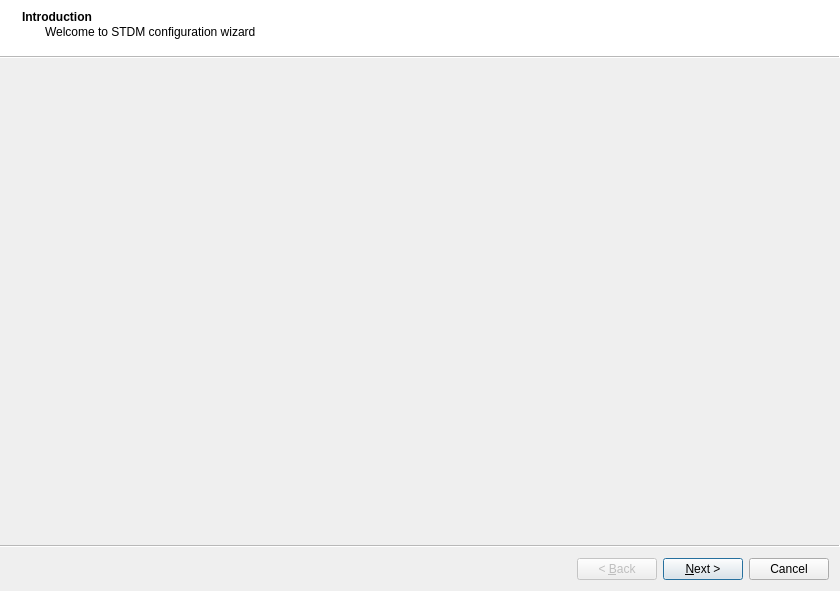
<?xml version="1.0" encoding="UTF-8"?>
<ui version="4.0">
 <class>STDMWizard</class>
 <widget class="QWizard" name="STDMWizard">
  <property name="geometry">
   <rect>
    <x>0</x>
    <y>0</y>
    <width>840</width>
    <height>591</height>
   </rect>
  </property>
  <property name="windowTitle">
   <string>Wizard</string>
  </property>
  <property name="wizardStyle">
   <enum>QWizard::ModernStyle</enum>
  </property>
  <widget class="QWizardPage" name="wizardPage1">
   <property name="styleSheet">
    <string notr="true">background-image: url(:/plugins/stdm/res/image1.png);</string>
   </property>
   <property name="title">
    <string>Introduction</string>
   </property>
   <property name="subTitle">
    <string>Welcome to STDM configuration wizard</string>
   </property>
   <widget class="QLabel" name="label_2">
    <property name="geometry">
     <rect>
      <x>0</x>
      <y>10</y>
      <width>771</width>
      <height>441</height>
     </rect>
    </property>
    <property name="minimumSize">
     <size>
      <width>400</width>
      <height>0</height>
     </size>
    </property>
    <property name="text">
     <string/>
    </property>
    <property name="pixmap">
     <pixmap resource="../resources.qrc">:/plugins/stdm/images/QGIS Splash.png</pixmap>
    </property>
    <property name="scaledContents">
     <bool>true</bool>
    </property>
   </widget>
  </widget>
  <widget class="QWizardPage" name="wizardPage2">
   <property name="font">
    <font>
     <weight>75</weight>
     <bold>true</bold>
    </font>
   </property>
   <property name="title">
    <string>End User License Agreement</string>
   </property>
   <property name="subTitle">
    <string>Read carefully before you proceed</string>
   </property>
   <layout class="QGridLayout" name="gridLayout_2">
    <item row="0" column="0">
     <widget class="QGroupBox" name="groupBox_16">
      <property name="title">
       <string>Terms and Conditions</string>
      </property>
      <layout class="QGridLayout" name="gridLayout_20">
       <item row="2" column="0">
        <widget class="QRadioButton" name="rbAccpt">
         <property name="font">
          <font>
           <pointsize>11</pointsize>
           <weight>75</weight>
           <bold>true</bold>
          </font>
         </property>
         <property name="text">
          <string>I Agree</string>
         </property>
         <property name="checked">
          <bool>false</bool>
         </property>
        </widget>
       </item>
       <item row="2" column="1">
        <widget class="QRadioButton" name="rbReject">
         <property name="font">
          <font>
           <pointsize>11</pointsize>
           <weight>75</weight>
           <bold>true</bold>
          </font>
         </property>
         <property name="text">
          <string>Decline</string>
         </property>
         <property name="checkable">
          <bool>true</bool>
         </property>
         <property name="checked">
          <bool>false</bool>
         </property>
        </widget>
       </item>
       <item row="1" column="0" colspan="2">
        <widget class="QTextEdit" name="txtLicense">
         <property name="font">
          <font>
           <pointsize>14</pointsize>
           <weight>75</weight>
           <bold>true</bold>
          </font>
         </property>
         <property name="frameShape">
          <enum>QFrame::NoFrame</enum>
         </property>
         <property name="frameShadow">
          <enum>QFrame::Raised</enum>
         </property>
        </widget>
       </item>
      </layout>
     </widget>
    </item>
   </layout>
  </widget>
  <widget class="QWizardPage" name="wizardPage">
   <property name="title">
    <string>Path Settings</string>
   </property>
   <property name="subTitle">
    <string>Set configuration and data directory path</string>
   </property>
   <layout class="QGridLayout" name="gridLayout_27">
    <item row="0" column="0">
     <widget class="QGroupBox" name="groupBox_15">
      <property name="minimumSize">
       <size>
        <width>0</width>
        <height>400</height>
       </size>
      </property>
      <property name="font">
       <font>
        <weight>50</weight>
        <bold>false</bold>
       </font>
      </property>
      <property name="title">
       <string>Directory paths</string>
      </property>
      <layout class="QGridLayout" name="gridLayout_3">
       <item row="0" column="0">
        <widget class="QWidget" name="widget_4" native="true">
         <layout class="QGridLayout" name="gridLayout_22">
          <item row="1" column="1">
           <widget class="QLineEdit" name="txtDefaultFolder">
            <property name="readOnly">
             <bool>true</bool>
            </property>
           </widget>
          </item>
          <item row="1" column="2">
           <widget class="QPushButton" name="btnBrowse">
            <property name="text">
             <string>Change</string>
            </property>
            <property name="icon">
             <iconset resource="../resources.qrc">
              <normaloff>:/plugins/stdm/images/icons/open_file.png</normaloff>:/plugins/stdm/images/icons/open_file.png</iconset>
            </property>
           </widget>
          </item>
          <item row="1" column="0">
           <widget class="QLabel" name="label_37">
            <property name="minimumSize">
             <size>
              <width>200</width>
              <height>0</height>
             </size>
            </property>
            <property name="text">
             <string>Source document path</string>
            </property>
           </widget>
          </item>
          <item row="0" column="2">
           <widget class="QPushButton" name="btnBrowse2_2">
            <property name="text">
             <string>Change</string>
            </property>
            <property name="icon">
             <iconset resource="../resources.qrc">
              <normaloff>:/plugins/stdm/images/icons/open_file.png</normaloff>:/plugins/stdm/images/icons/open_file.png</iconset>
            </property>
           </widget>
          </item>
          <item row="0" column="1">
           <widget class="QLineEdit" name="txtSetting">
            <property name="readOnly">
             <bool>true</bool>
            </property>
           </widget>
          </item>
          <item row="0" column="0">
           <widget class="QLabel" name="label_39">
            <property name="text">
             <string>Settings path</string>
            </property>
           </widget>
          </item>
          <item row="2" column="2">
           <widget class="QPushButton" name="btnBrowse2">
            <property name="text">
             <string>Change</string>
            </property>
            <property name="icon">
             <iconset resource="../resources.qrc">
              <normaloff>:/plugins/stdm/images/icons/open_file.png</normaloff>:/plugins/stdm/images/icons/open_file.png</iconset>
            </property>
           </widget>
          </item>
          <item row="2" column="0">
           <widget class="QLabel" name="label_31">
            <property name="text">
             <string>Document output path</string>
            </property>
           </widget>
          </item>
          <item row="2" column="1">
           <widget class="QLineEdit" name="txtCertFolder">
            <property name="readOnly">
             <bool>true</bool>
            </property>
           </widget>
          </item>
          <item row="3" column="0">
           <widget class="QLabel" name="label_4">
            <property name="text">
             <string>Templates path</string>
            </property>
           </widget>
          </item>
          <item row="3" column="1">
           <widget class="QLineEdit" name="txtTemplates"/>
          </item>
          <item row="3" column="2">
           <widget class="QPushButton" name="btnTemplates">
            <property name="text">
             <string>Change</string>
            </property>
            <property name="icon">
             <iconset resource="../resources.qrc">
              <normaloff>:/plugins/stdm/images/icons/open_file.png</normaloff>:/plugins/stdm/images/icons/open_file.png</iconset>
            </property>
           </widget>
          </item>
         </layout>
        </widget>
       </item>
      </layout>
     </widget>
    </item>
   </layout>
  </widget>
  <widget class="QWizardPage" name="wizardPage_6">
   <property name="title">
    <string>Profile Options</string>
   </property>
   <property name="subTitle">
    <string>Set/ Modify Data Collection Levels (Profiles)</string>
   </property>
   <layout class="QGridLayout" name="gridLayout_26">
    <item row="0" column="0" colspan="2">
     <widget class="QGroupBox" name="groupBox_17">
      <property name="title">
       <string>Profiles</string>
      </property>
      <layout class="QGridLayout" name="gridLayout_28">
       <item row="0" column="2">
        <widget class="QComboBox" name="cboProfile">
         <property name="minimumSize">
          <size>
           <width>200</width>
           <height>25</height>
          </size>
         </property>
        </widget>
       </item>
       <item row="0" column="0" rowspan="3">
        <widget class="QLabel" name="label_3">
         <property name="frameShape">
          <enum>QFrame::Box</enum>
         </property>
         <property name="text">
          <string>A profile in STDM tool refers to a description of a survey or forms of survey based on a particular data collection methodology and therefore the methodology workflow need to be customized within it. </string>
         </property>
         <property name="scaledContents">
          <bool>true</bool>
         </property>
         <property name="alignment">
          <set>Qt::AlignLeading|Qt::AlignLeft|Qt::AlignTop</set>
         </property>
         <property name="wordWrap">
          <bool>true</bool>
         </property>
        </widget>
       </item>
       <item row="0" column="1">
        <widget class="QLabel" name="label">
         <property name="maximumSize">
          <size>
           <width>30</width>
           <height>16777215</height>
          </size>
         </property>
         <property name="text">
          <string>Select</string>
         </property>
        </widget>
       </item>
       <item row="2" column="1" colspan="2">
        <widget class="QWidget" name="widget" native="true">
         <layout class="QGridLayout" name="gridLayout_24">
          <item row="1" column="5">
           <widget class="QPushButton" name="btnNewP">
            <property name="minimumSize">
             <size>
              <width>0</width>
              <height>25</height>
             </size>
            </property>
            <property name="maximumSize">
             <size>
              <width>150</width>
              <height>16777215</height>
             </size>
            </property>
            <property name="text">
             <string>New Profile</string>
            </property>
            <property name="icon">
             <iconset resource="../resources.qrc">
              <normaloff>:/plugins/stdm/images/icons/property_manager.png</normaloff>:/plugins/stdm/images/icons/property_manager.png</iconset>
            </property>
           </widget>
          </item>
          <item row="1" column="1">
           <widget class="QPushButton" name="btnPDelete">
            <property name="minimumSize">
             <size>
              <width>25</width>
              <height>25</height>
             </size>
            </property>
            <property name="maximumSize">
             <size>
              <width>150</width>
              <height>16777215</height>
             </size>
            </property>
            <property name="text">
             <string>Delete Selected </string>
            </property>
            <property name="icon">
             <iconset resource="../resources.qrc">
              <normaloff>:/plugins/stdm/images/icons/remove.png</normaloff>:/plugins/stdm/images/icons/remove.png</iconset>
            </property>
           </widget>
          </item>
          <item row="0" column="1" colspan="5">
           <widget class="QLabel" name="lblDescprition">
            <property name="styleSheet">
             <string notr="true">color: rgb(0, 85, 0);</string>
            </property>
            <property name="text">
             <string>Profile description</string>
            </property>
           </widget>
          </item>
         </layout>
        </widget>
       </item>
      </layout>
     </widget>
    </item>
    <item row="2" column="0" colspan="2">
     <widget class="QGroupBox" name="groupBox_18">
      <property name="minimumSize">
       <size>
        <width>0</width>
        <height>0</height>
       </size>
      </property>
      <property name="title">
       <string>Profile modules/ tables </string>
      </property>
      <layout class="QGridLayout" name="gridLayout_25">
       <item row="0" column="1">
        <widget class="QGroupBox" name="groupBox_19">
         <property name="maximumSize">
          <size>
           <width>400</width>
           <height>16777215</height>
          </size>
         </property>
         <property name="title">
          <string>Actions</string>
         </property>
         <property name="flat">
          <bool>true</bool>
         </property>
         <layout class="QGridLayout" name="gridLayout_29">
          <item row="2" column="2">
           <widget class="QPushButton" name="btnNew_2">
            <property name="minimumSize">
             <size>
              <width>70</width>
              <height>30</height>
             </size>
            </property>
            <property name="maximumSize">
             <size>
              <width>55</width>
              <height>16777215</height>
             </size>
            </property>
            <property name="text">
             <string/>
            </property>
            <property name="icon">
             <iconset resource="../resources.qrc">
              <normaloff>:/plugins/stdm/images/icons/edit.png</normaloff>:/plugins/stdm/images/icons/edit.png</iconset>
            </property>
           </widget>
          </item>
          <item row="0" column="2">
           <widget class="QPushButton" name="btnNew">
            <property name="minimumSize">
             <size>
              <width>70</width>
              <height>30</height>
             </size>
            </property>
            <property name="maximumSize">
             <size>
              <width>55</width>
              <height>16777215</height>
             </size>
            </property>
            <property name="text">
             <string/>
            </property>
            <property name="icon">
             <iconset resource="../resources.qrc">
              <normaloff>:/plugins/stdm/images/icons/add.png</normaloff>:/plugins/stdm/images/icons/add.png</iconset>
            </property>
           </widget>
          </item>
          <item row="3" column="2">
           <widget class="QPushButton" name="btnDelete">
            <property name="minimumSize">
             <size>
              <width>70</width>
              <height>30</height>
             </size>
            </property>
            <property name="maximumSize">
             <size>
              <width>55</width>
              <height>16777215</height>
             </size>
            </property>
            <property name="text">
             <string/>
            </property>
            <property name="icon">
             <iconset resource="../resources.qrc">
              <normaloff>:/plugins/stdm/images/icons/delete.png</normaloff>:/plugins/stdm/images/icons/delete.png</iconset>
            </property>
           </widget>
          </item>
         </layout>
        </widget>
       </item>
       <item row="0" column="0">
        <widget class="QTableView" name="pftableView">
         <property name="selectionMode">
          <enum>QAbstractItemView::SingleSelection</enum>
         </property>
         <property name="selectionBehavior">
          <enum>QAbstractItemView::SelectRows</enum>
         </property>
         <attribute name="horizontalHeaderStretchLastSection">
          <bool>true</bool>
         </attribute>
        </widget>
       </item>
      </layout>
     </widget>
    </item>
   </layout>
  </widget>
  <widget class="QWizardPage" name="wizardPage_3">
   <property name="title">
    <string>Data Forms customization</string>
   </property>
   <property name="subTitle">
    <string>Add or Edit Fields/ Columns For Each Module</string>
   </property>
   <layout class="QGridLayout" name="gridLayout_13">
    <item row="0" column="0">
     <widget class="QTabWidget" name="tabWidget">
      <property name="currentIndex">
       <number>1</number>
      </property>
      <widget class="QWidget" name="tab">
       <attribute name="title">
        <string>Tables</string>
       </attribute>
       <layout class="QGridLayout" name="gridLayout_8">
        <item row="0" column="0">
         <widget class="QFrame" name="frame">
          <property name="maximumSize">
           <size>
            <width>200</width>
            <height>16777215</height>
           </size>
          </property>
          <layout class="QGridLayout" name="gridLayout_6">
           <item row="0" column="0" colspan="2">
            <widget class="QListView" name="lstEntity">
             <property name="minimumSize">
              <size>
               <width>150</width>
               <height>0</height>
              </size>
             </property>
             <property name="maximumSize">
              <size>
               <width>200</width>
               <height>16777215</height>
              </size>
             </property>
            </widget>
           </item>
          </layout>
         </widget>
        </item>
        <item row="0" column="1">
         <widget class="QTabWidget" name="tabWidget_2">
          <property name="minimumSize">
           <size>
            <width>500</width>
            <height>0</height>
           </size>
          </property>
          <property name="currentIndex">
           <number>0</number>
          </property>
          <widget class="QWidget" name="tab_3">
           <attribute name="title">
            <string>Basic data types columns</string>
           </attribute>
           <layout class="QGridLayout" name="gridLayout_16">
            <item row="0" column="0">
             <widget class="QTableView" name="tblEdit">
              <property name="minimumSize">
               <size>
                <width>400</width>
                <height>0</height>
               </size>
              </property>
              <property name="selectionMode">
               <enum>QAbstractItemView::SingleSelection</enum>
              </property>
              <property name="selectionBehavior">
               <enum>QAbstractItemView::SelectRows</enum>
              </property>
              <attribute name="horizontalHeaderStretchLastSection">
               <bool>true</bool>
              </attribute>
             </widget>
            </item>
            <item row="0" column="1">
             <widget class="QGroupBox" name="groupBox_8">
              <property name="title">
               <string>Actions</string>
              </property>
              <property name="flat">
               <bool>true</bool>
              </property>
              <layout class="QGridLayout" name="gridLayout_12">
               <item row="2" column="2">
                <widget class="QPushButton" name="btnDel">
                 <property name="maximumSize">
                  <size>
                   <width>50</width>
                   <height>40</height>
                  </size>
                 </property>
                 <property name="text">
                  <string/>
                 </property>
                 <property name="icon">
                  <iconset resource="../resources.qrc">
                   <normaloff>:/plugins/stdm/images/icons/delete.png</normaloff>:/plugins/stdm/images/icons/delete.png</iconset>
                 </property>
                </widget>
               </item>
               <item row="0" column="2">
                <widget class="QPushButton" name="btnAdd">
                 <property name="maximumSize">
                  <size>
                   <width>50</width>
                   <height>40</height>
                  </size>
                 </property>
                 <property name="text">
                  <string/>
                 </property>
                 <property name="icon">
                  <iconset resource="../resources.qrc">
                   <normaloff>:/plugins/stdm/images/icons/add.png</normaloff>:/plugins/stdm/images/icons/add.png</iconset>
                 </property>
                 <property name="iconSize">
                  <size>
                   <width>20</width>
                   <height>20</height>
                  </size>
                 </property>
                </widget>
               </item>
               <item row="1" column="2">
                <widget class="QPushButton" name="btnEdit">
                 <property name="maximumSize">
                  <size>
                   <width>50</width>
                   <height>40</height>
                  </size>
                 </property>
                 <property name="text">
                  <string/>
                 </property>
                 <property name="icon">
                  <iconset resource="../resources.qrc">
                   <normaloff>:/plugins/stdm/images/icons/edit.png</normaloff>:/plugins/stdm/images/icons/edit.png</iconset>
                 </property>
                 <property name="iconSize">
                  <size>
                   <width>20</width>
                   <height>20</height>
                  </size>
                 </property>
                </widget>
               </item>
              </layout>
             </widget>
            </item>
           </layout>
          </widget>
          <widget class="QWidget" name="tab_4">
           <attribute name="title">
            <string>Geometry columns</string>
           </attribute>
           <layout class="QGridLayout" name="gridLayout_9">
            <item row="0" column="0">
             <widget class="QTableView" name="tblLookup_2">
              <property name="selectionMode">
               <enum>QAbstractItemView::SingleSelection</enum>
              </property>
              <property name="selectionBehavior">
               <enum>QAbstractItemView::SelectRows</enum>
              </property>
             </widget>
            </item>
            <item row="0" column="1">
             <widget class="QGroupBox" name="groupBox_12">
              <property name="title">
               <string>Actions</string>
              </property>
              <property name="flat">
               <bool>true</bool>
              </property>
              <layout class="QGridLayout" name="gridLayout_17">
               <item row="1" column="2">
                <widget class="QPushButton" name="btnGeomDel">
                 <property name="maximumSize">
                  <size>
                   <width>45</width>
                   <height>30</height>
                  </size>
                 </property>
                 <property name="text">
                  <string/>
                 </property>
                 <property name="icon">
                  <iconset resource="../resources.qrc">
                   <normaloff>:/plugins/stdm/images/icons/delete.png</normaloff>:/plugins/stdm/images/icons/delete.png</iconset>
                 </property>
                </widget>
               </item>
               <item row="0" column="2">
                <widget class="QPushButton" name="btnGeomEdit">
                 <property name="maximumSize">
                  <size>
                   <width>45</width>
                   <height>30</height>
                  </size>
                 </property>
                 <property name="text">
                  <string/>
                 </property>
                 <property name="icon">
                  <iconset resource="../resources.qrc">
                   <normaloff>:/plugins/stdm/images/icons/edit.png</normaloff>:/plugins/stdm/images/icons/edit.png</iconset>
                 </property>
                 <property name="iconSize">
                  <size>
                   <width>20</width>
                   <height>20</height>
                  </size>
                 </property>
                </widget>
               </item>
              </layout>
             </widget>
            </item>
           </layout>
          </widget>
         </widget>
        </item>
        <item row="1" column="0">
         <widget class="QFrame" name="frame_5">
          <property name="maximumSize">
           <size>
            <width>200</width>
            <height>16777215</height>
           </size>
          </property>
          <layout class="QGridLayout" name="gridLayout_7">
           <item row="0" column="0">
            <widget class="QTreeView" name="tblLookupList">
             <property name="maximumSize">
              <size>
               <width>200</width>
               <height>16777215</height>
              </size>
             </property>
             <property name="itemsExpandable">
              <bool>false</bool>
             </property>
            </widget>
           </item>
          </layout>
         </widget>
        </item>
        <item row="1" column="1">
         <widget class="QGroupBox" name="groupBox_7">
          <property name="title">
           <string>Lookup choices</string>
          </property>
          <layout class="QGridLayout" name="gridLayout_11">
           <item row="0" column="1">
            <widget class="QGroupBox" name="groupBox_2">
             <property name="title">
              <string>Actions</string>
             </property>
             <property name="flat">
              <bool>true</bool>
             </property>
             <layout class="QGridLayout" name="gridLayout_4">
              <item row="0" column="1">
               <widget class="QPushButton" name="btnAddLk">
                <property name="minimumSize">
                 <size>
                  <width>0</width>
                  <height>30</height>
                 </size>
                </property>
                <property name="maximumSize">
                 <size>
                  <width>45</width>
                  <height>30</height>
                 </size>
                </property>
                <property name="text">
                 <string/>
                </property>
                <property name="icon">
                 <iconset resource="../resources.qrc">
                  <normaloff>:/plugins/stdm/images/icons/add.png</normaloff>:/plugins/stdm/images/icons/add.png</iconset>
                </property>
               </widget>
              </item>
              <item row="1" column="1">
               <widget class="QPushButton" name="btnLkDel">
                <property name="minimumSize">
                 <size>
                  <width>0</width>
                  <height>30</height>
                 </size>
                </property>
                <property name="maximumSize">
                 <size>
                  <width>45</width>
                  <height>16777215</height>
                 </size>
                </property>
                <property name="text">
                 <string/>
                </property>
                <property name="icon">
                 <iconset resource="../resources.qrc">
                  <normaloff>:/plugins/stdm/images/icons/delete.png</normaloff>:/plugins/stdm/images/icons/delete.png</iconset>
                </property>
               </widget>
              </item>
             </layout>
            </widget>
           </item>
           <item row="0" column="0">
            <widget class="QListView" name="tblLookup"/>
           </item>
          </layout>
         </widget>
        </item>
       </layout>
      </widget>
      <widget class="QWidget" name="tab_2">
       <attribute name="title">
        <string>Table relation and constraint</string>
       </attribute>
       <layout class="QGridLayout" name="gridLayout">
        <item row="0" column="0">
         <widget class="QGroupBox" name="groupBox_9">
          <property name="maximumSize">
           <size>
            <width>16777215</width>
            <height>1000</height>
           </size>
          </property>
          <property name="title">
           <string>Table/ Entity </string>
          </property>
          <layout class="QGridLayout" name="gridLayout_15">
           <item row="0" column="0">
            <widget class="QListView" name="lstEntity_2">
             <property name="minimumSize">
              <size>
               <width>150</width>
               <height>0</height>
              </size>
             </property>
             <property name="maximumSize">
              <size>
               <width>200</width>
               <height>16777215</height>
              </size>
             </property>
            </widget>
           </item>
          </layout>
         </widget>
        </item>
        <item row="0" column="1">
         <widget class="QGroupBox" name="groupBox_10">
          <property name="minimumSize">
           <size>
            <width>550</width>
            <height>0</height>
           </size>
          </property>
          <property name="title">
           <string>Relations</string>
          </property>
          <layout class="QGridLayout" name="gridLayout_14">
           <item row="1" column="0">
            <widget class="QGroupBox" name="groupBox_13">
             <property name="title">
              <string>Actions</string>
             </property>
             <property name="flat">
              <bool>true</bool>
             </property>
             <layout class="QGridLayout" name="gridLayout_19">
              <item row="0" column="4">
               <widget class="QPushButton" name="btnPropDel">
                <property name="maximumSize">
                 <size>
                  <width>50</width>
                  <height>40</height>
                 </size>
                </property>
                <property name="text">
                 <string/>
                </property>
                <property name="icon">
                 <iconset resource="../resources.qrc">
                  <normaloff>:/plugins/stdm/images/icons/delete.png</normaloff>:/plugins/stdm/images/icons/delete.png</iconset>
                </property>
               </widget>
              </item>
              <item row="0" column="2">
               <widget class="QPushButton" name="btnProperty">
                <property name="maximumSize">
                 <size>
                  <width>50</width>
                  <height>40</height>
                 </size>
                </property>
                <property name="text">
                 <string/>
                </property>
                <property name="icon">
                 <iconset resource="../resources.qrc">
                  <normaloff>:/plugins/stdm/images/icons/add.png</normaloff>:/plugins/stdm/images/icons/add.png</iconset>
                </property>
                <property name="iconSize">
                 <size>
                  <width>20</width>
                  <height>20</height>
                 </size>
                </property>
               </widget>
              </item>
              <item row="0" column="3">
               <widget class="QPushButton" name="pushButton">
                <property name="maximumSize">
                 <size>
                  <width>45</width>
                  <height>30</height>
                 </size>
                </property>
                <property name="text">
                 <string/>
                </property>
                <property name="icon">
                 <iconset resource="../resources.qrc">
                  <normaloff>:/plugins/stdm/images/icons/edit.png</normaloff>:/plugins/stdm/images/icons/edit.png</iconset>
                </property>
               </widget>
              </item>
             </layout>
            </widget>
           </item>
           <item row="0" column="0">
            <widget class="QTableView" name="tblEdit_2">
             <property name="minimumSize">
              <size>
               <width>0</width>
               <height>0</height>
              </size>
             </property>
             <property name="selectionMode">
              <enum>QAbstractItemView::SingleSelection</enum>
             </property>
             <property name="selectionBehavior">
              <enum>QAbstractItemView::SelectRows</enum>
             </property>
            </widget>
           </item>
          </layout>
         </widget>
        </item>
       </layout>
      </widget>
     </widget>
    </item>
   </layout>
  </widget>
  <widget class="QWizardPage" name="wizardPage_5">
   <property name="title">
    <string>Defining Social Tenure Relationship</string>
   </property>
   <property name="subTitle">
    <string>Add new tenure relationship</string>
   </property>
   <widget class="QGroupBox" name="groupBox">
    <property name="geometry">
     <rect>
      <x>40</x>
      <y>10</y>
      <width>781</width>
      <height>113</height>
     </rect>
    </property>
    <property name="minimumSize">
     <size>
      <width>500</width>
      <height>0</height>
     </size>
    </property>
    <property name="maximumSize">
     <size>
      <width>16777215</width>
      <height>120</height>
     </size>
    </property>
    <property name="title">
     <string>Entities</string>
    </property>
    <layout class="QGridLayout" name="gridLayout_18">
     <item row="0" column="5">
      <widget class="QPushButton" name="pushButton_4">
       <property name="minimumSize">
        <size>
         <width>0</width>
         <height>80</height>
        </size>
       </property>
       <property name="maximumSize">
        <size>
         <width>100</width>
         <height>16777215</height>
        </size>
       </property>
       <property name="text">
        <string/>
       </property>
       <property name="icon">
        <iconset resource="../resources.qrc">
         <normaloff>:/plugins/stdm/images/icons/admin_unit.png</normaloff>:/plugins/stdm/images/icons/admin_unit.png</iconset>
       </property>
       <property name="iconSize">
        <size>
         <width>60</width>
         <height>54</height>
        </size>
       </property>
      </widget>
     </item>
     <item row="0" column="1">
      <widget class="QPushButton" name="pushButton_2">
       <property name="minimumSize">
        <size>
         <width>0</width>
         <height>80</height>
        </size>
       </property>
       <property name="maximumSize">
        <size>
         <width>100</width>
         <height>16777215</height>
        </size>
       </property>
       <property name="text">
        <string/>
       </property>
       <property name="icon">
        <iconset resource="../resources.qrc">
         <normaloff>:/plugins/stdm/images/icons/people_icon.png</normaloff>:/plugins/stdm/images/icons/people_icon.png</iconset>
       </property>
       <property name="iconSize">
        <size>
         <width>63</width>
         <height>54</height>
        </size>
       </property>
      </widget>
     </item>
     <item row="0" column="3">
      <widget class="QPushButton" name="pushButton_3">
       <property name="minimumSize">
        <size>
         <width>0</width>
         <height>80</height>
        </size>
       </property>
       <property name="maximumSize">
        <size>
         <width>100</width>
         <height>16777215</height>
        </size>
       </property>
       <property name="text">
        <string/>
       </property>
       <property name="icon">
        <iconset>
         <normaloff>../images/icons/diamond.png</normaloff>../images/icons/diamond.png</iconset>
       </property>
       <property name="iconSize">
        <size>
         <width>77</width>
         <height>70</height>
        </size>
       </property>
       <property name="autoDefault">
        <bool>true</bool>
       </property>
      </widget>
     </item>
     <item row="0" column="2">
      <widget class="QLabel" name="label_6">
       <property name="text">
        <string>has</string>
       </property>
      </widget>
     </item>
     <item row="0" column="4">
      <widget class="QLabel" name="label_7">
       <property name="text">
        <string>With</string>
       </property>
      </widget>
     </item>
    </layout>
   </widget>
   <widget class="QGroupBox" name="groupBox_3">
    <property name="geometry">
     <rect>
      <x>40</x>
      <y>130</y>
      <width>781</width>
      <height>361</height>
     </rect>
    </property>
    <property name="title">
     <string>GroupBox</string>
    </property>
   </widget>
  </widget>
  <widget class="QWizardPage" name="wizardPage_4">
   <property name="title">
    <string>Update Database</string>
   </property>
   <property name="subTitle">
    <string>Commit SQL changes to the database</string>
   </property>
   <layout class="QGridLayout" name="gridLayout_10">
    <item row="0" column="0">
     <widget class="QScrollArea" name="scrollArea">
      <property name="widgetResizable">
       <bool>true</bool>
      </property>
      <widget class="QWidget" name="scrollAreaWidgetContents">
       <property name="geometry">
        <rect>
         <x>0</x>
         <y>0</y>
         <width>659</width>
         <height>136</height>
        </rect>
       </property>
       <layout class="QGridLayout" name="gridLayout_21">
        <item row="1" column="0">
         <widget class="QTextEdit" name="txtHtml"/>
        </item>
        <item row="0" column="0">
         <widget class="QFrame" name="frame">
          <property name="maximumSize">
           <size>
            <width>16777215</width>
            <height>50</height>
           </size>
          </property>
          <property name="frameShape">
           <enum>QFrame::NoFrame</enum>
          </property>
          <property name="frameShadow">
           <enum>QFrame::Raised</enum>
          </property>
          <layout class="QGridLayout" name="gridLayout_5">
           <item row="1" column="1">
            <widget class="QRadioButton" name="rbSchema">
             <property name="text">
              <string>Update existing STDM database</string>
             </property>
            </widget>
           </item>
           <item row="1" column="0">
            <widget class="QRadioButton" name="rbSchemaNew">
             <property name="text">
              <string>Create new STDM database</string>
             </property>
            </widget>
           </item>
           <item row="1" column="3">
            <widget class="QPushButton" name="btnSQL">
             <property name="maximumSize">
              <size>
               <width>200</width>
               <height>16777215</height>
              </size>
             </property>
             <property name="text">
              <string>Show generated SQL file</string>
             </property>
             <property name="checkable">
              <bool>false</bool>
             </property>
             <property name="autoRepeat">
              <bool>false</bool>
             </property>
             <property name="autoExclusive">
              <bool>false</bool>
             </property>
             <property name="autoDefault">
              <bool>true</bool>
             </property>
             <property name="default">
              <bool>false</bool>
             </property>
             <property name="flat">
              <bool>false</bool>
             </property>
            </widget>
           </item>
           <item row="1" column="2">
            <widget class="QRadioButton" name="rbSkip">
             <property name="text">
              <string>Skip changes to database</string>
             </property>
            </widget>
           </item>
          </layout>
         </widget>
        </item>
       </layout>
      </widget>
     </widget>
    </item>
   </layout>
  </widget>
 </widget>
 <resources>
  <include location="../resources.qrc"/>
  <include location="../resources.qrc"/>
 </resources>
 <connections/>
</ui>
